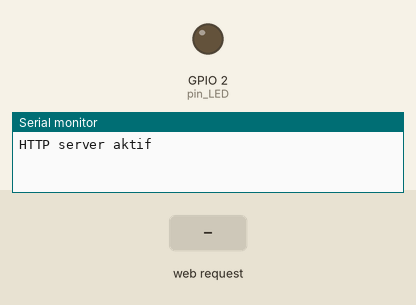
Simulated run of this sketch. Board: ESP32. On the bench: output pins drawn as LEDs (lit = HIGH), the last lines printed to the serial monitor. The test bench sets the inputs (shaded band).

Above: at 1.3 s.
1.4 s: HTTP request GET /led/on received
At 1.9 s:
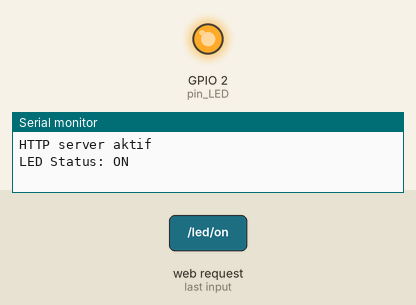
2.9 s: HTTP request GET / received
At 4.3 s:
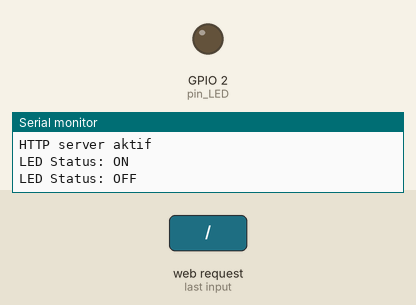
Timing chart, 0 to 5.9 s (numbered marks = the images above; inputs shaded):
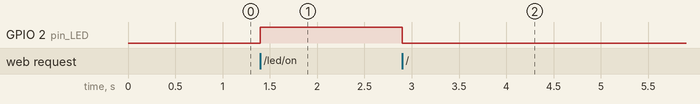

The sketch:

ESP-Wifi-Client.ino
```cpp
#include <WiFi.h>
#include <WebServer.h>

/*  SSID & Password */
const char* ssid = "ESP32";  //  SSID
const char* password = "12345678";  // Password

/* IP Address untuk ESP32 */
IPAddress local_ip(192, 168, 1, 1);
IPAddress gateway(192, 168, 1, 1);
IPAddress subnet(255, 255, 255, 0);

WebServer server(80);

uint8_t pin_LED = LED_BUILTIN;
bool LED_status = LOW;

void setup() {
  Serial.begin(115200);
  pinMode(pin_LED, OUTPUT);

  WiFi.softAP(ssid, password);
  WiFi.softAPConfig(local_ip, gateway, subnet);
  delay(100);

  server.on("/", handle_OnConnect);
  server.on("/led/on", handle_ledOn);
  server.on("/led/off", handle_ledOff);
  server.onNotFound(handle_NotFound);

  server.begin();
  Serial.println("HTTP server aktif");
}
void loop() {
  server.handleClient();
  if (LED_status)
  {
    digitalWrite(pin_LED, HIGH);
  }
  else
  {
    digitalWrite(pin_LED, LOW);
  }

}

void handle_OnConnect() {
  LED_status = LOW;
  Serial.println("LED Status: OFF");
  server.send(200, "text/html", KirimHTML(LED_status));
}

void handle_ledOn() {
  LED_status = HIGH;
  Serial.println("LED Status: ON");
  server.send(200, "text/html", KirimHTML(true));
}

void handle_ledOff() {
  LED_status = LOW;
  Serial.println("LED Status: OFF");
  server.send(200, "text/html", KirimHTML(false));
}

void handle_NotFound() {
  server.send(404, "text/plain", "Not found");
}

String KirimHTML(uint8_t led_status) {
  String ptr = "<!DOCTYPE html> <html>\n";
  ptr += "<head><meta name=\"viewport\" content=\"width=device-width, initial-scale=1.0, user-scalable=no\">\n";
  ptr += "<title>LED Control</title>\n";
  ptr += "<style>html { font-family: Helvetica; display: inline-block; margin: 0px auto; text-align: center;}\n";
  ptr += "body{margin-top: 50px;} h1 {color: #444444;margin: 50px auto 30px;} h3 {color: #444444;margin-bottom: 50px;}\n";
  ptr += ".button {display: block;width: 80px;background-color: #3498db;border: none;color: white;padding: 13px 30px;text-decoration: none;font-size: 25px;margin: 0px auto 35px;cursor: pointer;border-radius: 4px;}\n";
  ptr += ".button-on {background-color: #3498db;}\n";
  ptr += ".button-on:active {background-color: #2980b9;}\n";
  ptr += ".button-off {background-color: #34495e;}\n";
  ptr += ".button-off:active {background-color: #2c3e50;}\n";
  ptr += "p {font-size: 14px;color: #888;margin-bottom: 10px;}\n";
  ptr += "</style>\n";
  ptr += "</head>\n";
  ptr += "<body>\n";
  ptr += "<h1>ESP32 Web Kontrol</h1>\n";
  ptr += "<h3>Akses Point</h3>\n";

  if (led_status)
  {
    ptr += "<p>LED Status: ON</p><a class=\"button button-off\" href=\"/led/on\">OFF</a>\n";
  }
  else
  {
    ptr += "<p>LED Status: OFF</p><a class=\"button button-on\" href=\"/led/off\">ON</a>\n";
  }

  ptr += "</body>\n";
  ptr += "</html>\n";
  return ptr;
}
```

Measured:
- after the input at 1.4 s, GPIO 2 (pin_LED): LOW → HIGH at once
- after the input at 2.9 s, GPIO 2 (pin_LED): HIGH → LOW at once
